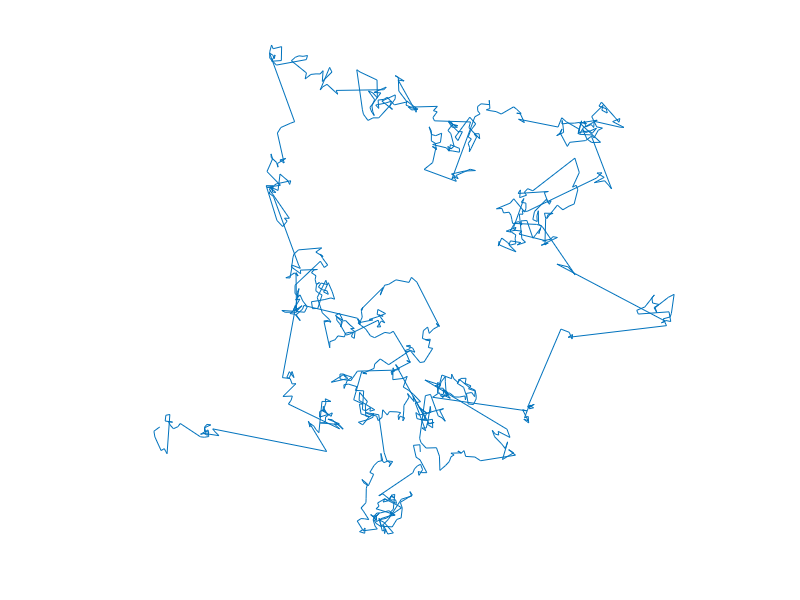

Write MATLAB code to recreate this figure.
alpha=1.5;
s=1000;
x=zeros(1,s);
y=zeros(1,s);

for n=2:s;
    theta=rand*2*pi;
    f=rand^(-1/alpha);
    x(n)=x(n-1)+f*cos(theta);
    y(n)=y(n-1)+f*sin(theta);
end;

figure('color', 'white');
axis equal off;
line(x,y);